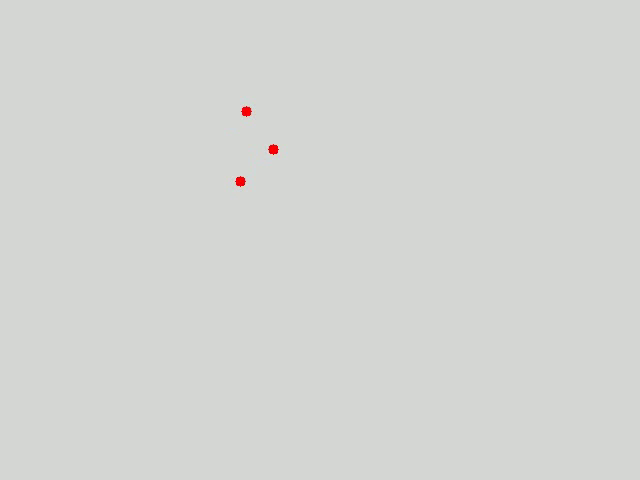
#> input picture frame 120 of Generador de videos/simulacion_leds_120fps.mp4, 640 x 480 px, given in place of video_real.mp4, which was not available
$ python Detector_v1.5.py
#> lines starting #> are read from the running program, lines starting #| are printed output that depends on the picture; after the words box and inside, x2 and y2 are one past the last pixel; in counts of white or black regions, pixels touching at a corner belong together
#> in main, frame is the input picture: shape (480, 640, 3); mean B, G, R 210.8, 213.8, 212
#!/usr/bin/env python3
"""
LED Triangle Tracker v3
=======================
Basado en el código original que YA FUNCIONABA.
Mejoras incrementales sin romper la detección base.
"""

import cv2
import numpy as np
import math

# ==========================================================
# CONFIG (mismos valores que funcionaban)
# ==========================================================
VIDEO_PATH = "../Generador de videos/video_real.mp4"
GAMMA = 1.3
MAX_ASSIGN_DIST = 300

# HSV original que funcionaba
HSV_LOWER = np.array([115, 40, 40])
HSV_UPPER = np.array([180, 255, 255])

# Geometría del triángulo (se calibra automáticamente)
GEOMETRY_TOLERANCE = 0.30  # 30% tolerancia en proporciones de lados


# ==========================================================
# UTILIDADES (igual que original)
# ==========================================================
def apply_gamma(frame, gamma):
#> called with gamma = 1.3
    invG = 1.0 / gamma
    table = np.array([(i/255.0)**invG * 255 for i in np.arange(256)]).astype("uint8")
    return cv2.LUT(frame, table)


def circular_score(cnt):
    area = cv2.contourArea(cnt)
    if area < 5:
        return -1
    (_, _), r = cv2.minEnclosingCircle(cnt)
    return area / (math.pi * r * r)


# ==========================================================
# KALMAN (igual que original)
# ==========================================================
def create_kalman():
    k = cv2.KalmanFilter(4, 2)
    k.measurementMatrix = np.eye(2, 4, dtype=np.float32)
    k.transitionMatrix = np.array([
        [1, 0, 1, 0],
        [0, 1, 0, 1],
        [0, 0, 1, 0],
        [0, 0, 0, 1]
    ], dtype=np.float32)
    k.processNoiseCov = np.eye(4, dtype=np.float32) * 0.05
    k.measurementNoiseCov = np.eye(2, dtype=np.float32) * 0.2
    k.errorCovPost = np.eye(4, dtype=np.float32)
    return k


kalman_filters = [create_kalman(), create_kalman(), create_kalman()]
measurements = [np.zeros((2, 1), dtype=np.float32) for _ in range(3)]
last_valid = [None, None, None]


# ==========================================================
# MODELO GEOMÉTRICO DEL TRIÁNGULO
# ==========================================================
class TriangleGeometry:
    """
    Aprende y usa la geometría del triángulo para:
    1. Validar que 3 puntos formen EL triángulo correcto
    2. Inferir un vértice faltante cuando solo hay 2 detectados
    """

    def __init__(self):
        self.calibrated = False
        # Ratios de los lados (ordenados de menor a mayor)
        self.side_ratios = None
        # Historial para calibración robusta
        self.ratio_history = []
        self.calibration_frames = 20

    # [89 lines left out: functions _get_side_ratios, calibrate, validate_triangle, infer_third_vertex, not called in this run]


geometry = TriangleGeometry()


# ==========================================================
# DETECCIÓN (igual que original, funciona bien)
# ==========================================================
def detectar_leds(frame):
    frame_gamma = apply_gamma(frame, GAMMA)
    blur = cv2.GaussianBlur(frame_gamma, (7, 7), 0)
    hsv = cv2.cvtColor(blur, cv2.COLOR_BGR2HSV)
#> hsv: shape (480, 640, 3); mean H, S, V 45.1, 2.2, 222

    mask = cv2.inRange(hsv, HSV_LOWER, HSV_UPPER)
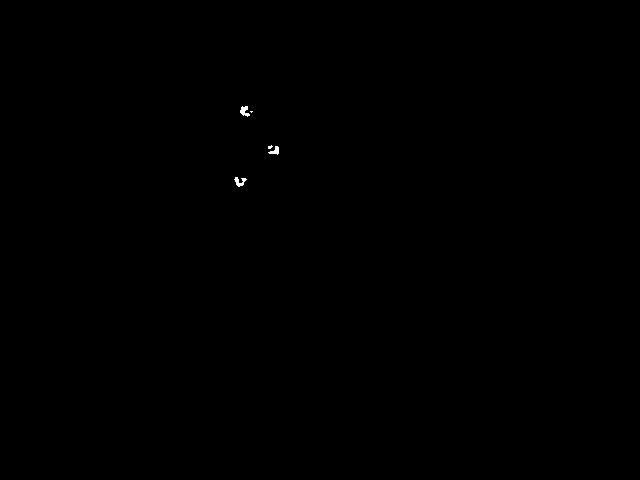
#> mask: shape (480, 640); 0.06% white; 5 white regions (2 under 20 px)
    cnts, _ = cv2.findContours(mask, cv2.RETR_EXTERNAL, cv2.CHAIN_APPROX_SIMPLE)
#> cnts = 5 contours, 2 with area under 20; largest, box (x1, y1, x2, y2) and area: (240, 106, 250, 117) 46, (234, 177, 247, 187) 44, (268, 146, 279, 155) 36

    pts = []
    for c in cnts:
        if circular_score(c) < 0.18:
            continue
        M = cv2.moments(c)
        if M["m00"] == 0:
            continue
        cx = int(M["m10"] / M["m00"])
        cy = int(M["m01"] / M["m00"])
        pts.append((cx, cy))
#> this loop made 5 passes
#> (area in circular_score, r in circular_score, cx, cy) on passes 1, 2, 5: (43.5, 6.12, 239, 181), (35.5, 5.62, 274, 150), (46.5, 5.7, 243, 110)
#> after the loop, pts = [(239, 181), (274, 150), (269, 146), (243, 110)]

    return pts, mask


# ==========================================================
# ASIGNACIÓN (igual que original)
# ==========================================================
def asignar_puntos(preds, detecciones):
    asignados = [None, None, None]
    usados = set()

    for led_id in range(3):
        px, py = preds[led_id]
        mejor_d = 99999
        mejor_i = None

        for i, (x, y) in enumerate(detecciones):
            if i in usados:
                continue
            d = math.dist((px, py), (x, y))
            if d < mejor_d and d < MAX_ASSIGN_DIST:
                mejor_d = d
                mejor_i = i

        if mejor_i is not None:
            usados.add(mejor_i)
            asignados[led_id] = detecciones[mejor_i]

    return asignados


# ==========================================================
# MAIN
# ==========================================================
def main():
    global last_valid

    cap = cv2.VideoCapture(VIDEO_PATH if VIDEO_PATH != "" else 0)

    frame_count = 0
    stats = {'detected': 0, 'predicted': 0, 'geometric': 0}

    while True:
        ret, frame = cap.read()
        if not ret:
            cap.set(cv2.CAP_PROP_POS_FRAMES, 0)
            continue

        frame_count += 1
        detecciones, mask = detectar_leds(frame)
#> detecciones = [(239, 181), (274, 150), (269, 146), (243, 110)]

        # PREDICCIÓN de los 3 LEDs
        preds = []
        for kf in kalman_filters:
            p = kf.predict()
            preds.append((int(p[0]), int(p[1])))

        # ASIGNACIÓN
        asignados = asignar_puntos(preds, detecciones)
#> after the loop in asignar_puntos, `for led_id in range(3):`: asignados = 3 items; usados = 2 items
#> asignados = 3 items

        # Contar cuántos se detectaron
        n_detectados = sum(1 for a in asignados if a is not None)
#> n_detectados = 2

        # Estados para visualización
        estados = ['PRED', 'PRED', 'PRED']  # Por defecto predicción

        # CORREGIR Kalman con detecciones
        for i in range(3):
            if asignados[i] is not None:
                x, y = asignados[i]
                measurements[i][0][0] = x
                measurements[i][1][0] = y
                kalman_filters[i].correct(measurements[i])
                last_valid[i] = (x, y)
                estados[i] = 'DET'
                stats['detected'] += 1
            else:
                # Usar predicción
                last_valid[i] = preds[i]
                stats['predicted'] += 1
#> this loop made 3 passes
#> after the loop, estados = ['DET', 'DET', 'PRED']; last_valid = [(243, 110), (239, 181), (0, 0)]; measurements = [[243, 110], [239, 181], [0, 0]]; stats = {'detected': 2, 'predicted': 1, 'geometric': 0}

        # =====================================================
        # MEJORA GEOMÉTRICA: inferir LED faltante
        # =====================================================
        if n_detectados == 2 and geometry.calibrated:
            # Encontrar cuál falta y cuáles están
            detected_ids = [i for i in range(3) if asignados[i] is not None]
            missing_id = [i for i in range(3) if asignados[i] is None][0]

            p0 = last_valid[detected_ids[0]]
            p1 = last_valid[detected_ids[1]]
            last_missing = preds[missing_id]  # La predicción Kalman

            # Inferir posición geométrica
            inferred = geometry.infer_third_vertex(p0, p1, last_missing)

            if inferred is not None:
                # Validar que el triángulo resultante sea coherente
                test_triangle = [None, None, None]
                test_triangle[detected_ids[0]] = p0
                test_triangle[detected_ids[1]] = p1
                test_triangle[missing_id] = inferred

                is_valid, conf = geometry.validate_triangle(test_triangle)

                if is_valid and conf > 0.3:
                    last_valid[missing_id] = (int(inferred[0]), int(inferred[1]))
                    estados[missing_id] = 'GEO'
                    stats['geometric'] += 1

        # Calibrar geometría cuando tenemos 3 detecciones buenas
        if n_detectados == 3:
            geometry.calibrate([last_valid[0], last_valid[1], last_valid[2]])

        # =======================================================
        # DIBUJAR
        # =======================================================
        out = frame.copy()

        # Colores según estado
        colores = {
            'DET': (0, 255, 0),    # Verde - detectado
            'PRED': (0, 255, 255), # Amarillo - predicción Kalman
            'GEO': (0, 165, 255),  # Naranja - inferido geométricamente
        }

        for i in range(3):
            if last_valid[i] is None:
                continue
            x, y = last_valid[i]
            color = colores[estados[i]]

            if estados[i] == 'DET':
                cv2.circle(out, (x, y), 7, color, -1)
            else:
                cv2.circle(out, (x, y), 9, color, 2)

            # Etiqueta
            cv2.putText(out, f"LED{i} ({estados[i]})", (x + 10, y - 5),
                        cv2.FONT_HERSHEY_SIMPLEX, 0.4, color, 1)
#> this loop made 3 passes
#> (x, y, color) on passes 1 to 3: (243, 110, (0, 255, 0)), (239, 181, (0, 255, 0)), (0, 0, (0, 255, 255))
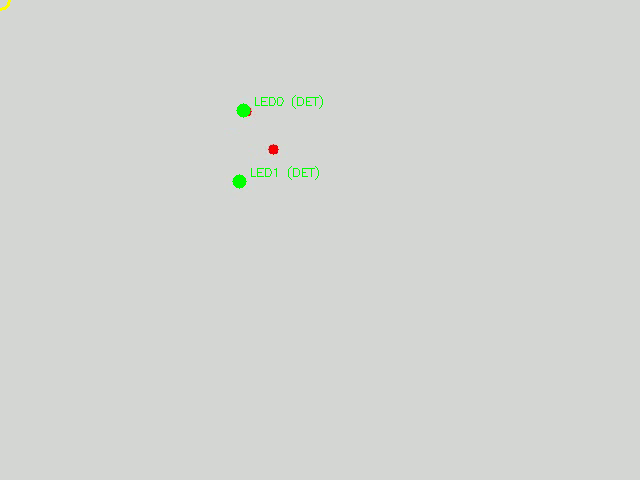
#> out: shape (480, 640, 3); 0.22% of pixels changed, all inside (x1, y1, x2, y2) = (0, 0, 323, 189)

        # Triángulo
        if all(v is not None for v in last_valid):
            cv2.line(out, last_valid[0], last_valid[1], (100, 100, 100), 1)
#> out: shape (480, 640, 3); 0.02% of pixels changed, all inside (x1, y1, x2, y2) = (239, 110, 244, 182)
            cv2.line(out, last_valid[1], last_valid[2], (100, 100, 100), 1)
            cv2.line(out, last_valid[2], last_valid[0], (100, 100, 100), 1)

        # Info
        calib_text = "CALIBRADO" if geometry.calibrated else "CALIBRANDO..."
        cv2.putText(out, f"Geometria: {calib_text}", (20, 30),
                    cv2.FONT_HERSHEY_SIMPLEX, 0.6, (0, 255, 0) if geometry.calibrated else (0, 165, 255), 2)
        cv2.putText(out, f"Frame: {frame_count} | Detectados: {n_detectados}/3", (20, 55),
                    cv2.FONT_HERSHEY_SIMPLEX, 0.5, (200, 200, 200), 1)
#> out: shape (480, 640, 3); mean B, G, R 209.1, 213.5, 211.6

        # Leyenda
        cv2.circle(out, (20, 80), 6, colores['DET'], -1)
#> out: shape (480, 640, 3); mean B, G, R 209, 213.5, 211.6
        cv2.putText(out, "Detectado", (35, 84), cv2.FONT_HERSHEY_SIMPLEX, 0.4, colores['DET'], 1)
        cv2.circle(out, (120, 80), 6, colores['PRED'], -1)
#> out: shape (480, 640, 3); mean B, G, R 208.8, 213.6, 211.5
        cv2.putText(out, "Predicho", (135, 84), cv2.FONT_HERSHEY_SIMPLEX, 0.4, colores['PRED'], 1)
        cv2.circle(out, (220, 80), 6, colores['GEO'], -1)
#> out: shape (480, 640, 3); mean B, G, R 208.7, 213.6, 211.5
        cv2.putText(out, "Geometrico", (235, 84), cv2.FONT_HERSHEY_SIMPLEX, 0.4, colores['GEO'], 1)
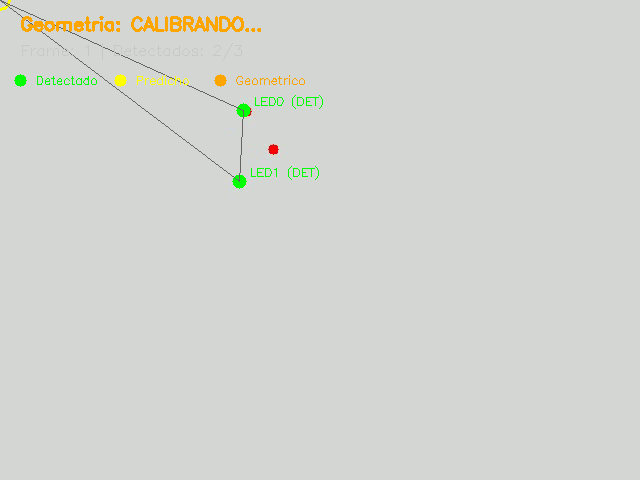
#> out: shape (480, 640, 3); mean B, G, R 208.5, 213.6, 211.5

        cv2.imshow("Original", frame)
        cv2.imshow("Mascara HSV", mask)
        cv2.imshow("Tracking", out)

        key = cv2.waitKey(1) & 0xFF
#> (key q is pressed here)
        if key == ord('q'):
            break
        elif key == ord('r'):
            # Reset
            geometry.__init__()
            for i in range(3):
                kalman_filters[i] = create_kalman()
                last_valid[i] = None
            print("Reset!")
        elif key == ord('s'):
            total = sum(stats.values())
            if total > 0:
                print(f"\nEstadísticas ({frame_count} frames):")
                for k, v in stats.items():
                    print(f"  {k}: {v} ({100*v/total:.1f}%)")

    cap.release()
    cv2.destroyAllWindows()


if __name__ == "__main__":
    main()

$ run again, starting later in the video
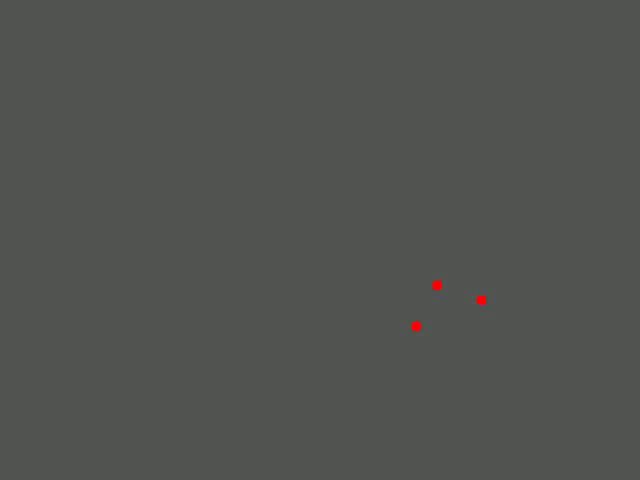
#> input picture frame 540 of Generador de videos/simulacion_leds_120fps.mp4, 640 x 480 px, given in place of video_real.mp4, which was not available
#> in main, frame is the input picture: shape (480, 640, 3); mean B, G, R 79.9, 82.9, 81.1
#> in apply_gamma, `return cv2.LUT(frame, table)`:
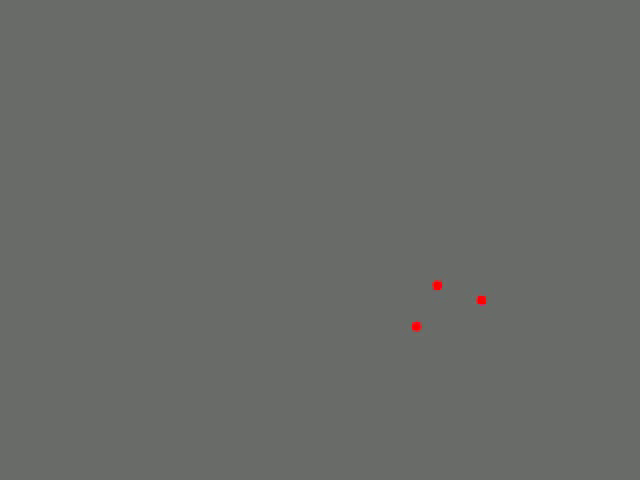
#> returned value: shape (480, 640, 3); mean of channels 0, 1, 2 103.9, 106.9, 105.1; drawn as B, G, R
#> hsv: shape (480, 640, 3); mean H, S, V 50, 7.3, 107.1
#> mask: shape (480, 640); 0.05% white; 6 white regions (3 under 20 px)
#> cnts = 6 contours, 4 with area under 20; largest, box (x1, y1, x2, y2) and area: (411, 321, 422, 330) 42, (477, 301, 487, 307) 28
#> the loop in detectar_leds, `for c in cnts:` made 6 passes
#> (area in circular_score, r in circular_score, cx, cy) on passes 2 to 3: (42.5, 6.1, 416, 324), (27.5, 4.92, 481, 304)
#> after the loop in detectar_leds, `for c in cnts:`: pts = [(416, 324), (481, 304), (480, 296), (440, 285)]
#> after the loop in asignar_puntos, `for led_id in range(3):`: asignados = 3 items; usados = 0 items
#> in main, `asignados = asignar_puntos(preds, detecciones)`: asignados = 3 items
#> n_detectados = 0
#> after the loop in main, `for i in range(3):`: estados = ['PRED', 'PRED', 'PRED']; last_valid = [(0, 0), (0, 0), (0, 0)]; measurements = [[0, 0], [0, 0], [0, 0]]; stats = {'detected': 0, 'predicted': 3, 'geometric': 0}
#> in main, `cv2.putText(out, "Geometrico", (235, 84), cv2.FONT_HERSHEY_SIMPLEX, 0...`:
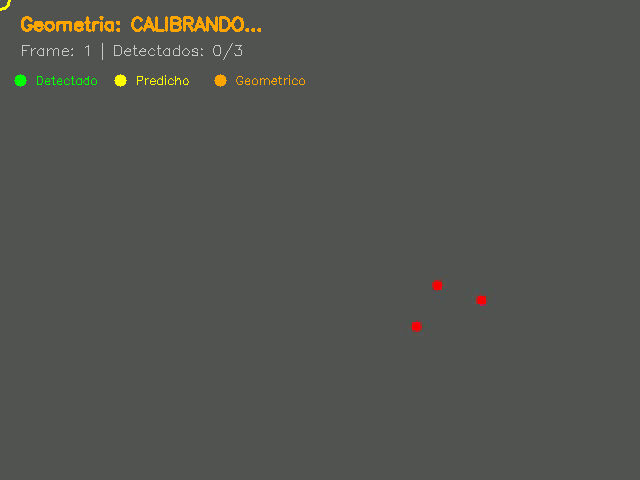
#> out: shape (480, 640, 3); mean B, G, R 79.4, 84, 82.5

$ run again, starting later in the video
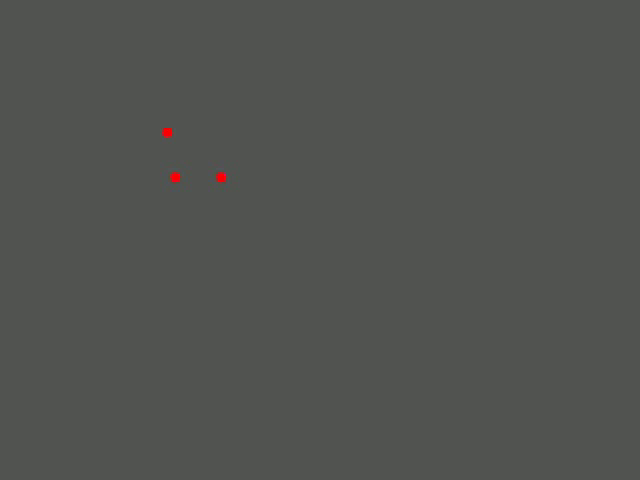
#> input picture frame 960 of Generador de videos/simulacion_leds_120fps.mp4, 640 x 480 px, given in place of video_real.mp4, which was not available
#> in main, frame is the input picture: shape (480, 640, 3); mean B, G, R 79.9, 82.9, 81.1
#> in apply_gamma, `return cv2.LUT(frame, table)`:
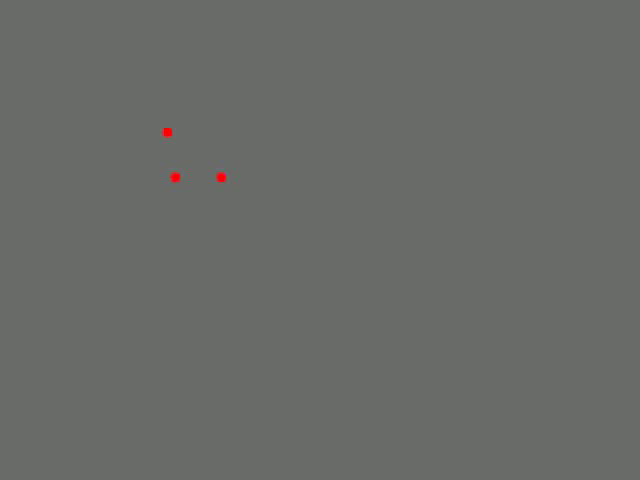
#> returned value: shape (480, 640, 3); mean of channels 0, 1, 2 103.9, 106.9, 105.1; drawn as B, G, R
#> hsv: shape (480, 640, 3); mean H, S, V 50, 7.3, 107.1
#> mask: shape (480, 640); 0.06% white; 3 white regions
#> cnts = 3 contours; box (x1, y1, x2, y2) and area: (217, 171, 228, 182) 72, (171, 173, 180, 183) 46, (162, 132, 173, 137) 23
#> the loop in detectar_leds, `for c in cnts:` made 3 passes
#> (area in circular_score, r in circular_score, cx, cy) on passes 1 to 3: (46, 5.41, 174, 177), (72.5, 5.76, 221, 176), (23, 5.1, 165, 134)
#> after the loop in detectar_leds, `for c in cnts:`: pts = [(174, 177), (221, 176), (165, 134)]
#> after the loop in asignar_puntos, `for led_id in range(3):`: asignados = [(165, 134), (174, 177), (221, 176)]; usados = 3 items
#> in main, `asignados = asignar_puntos(preds, detecciones)`: asignados = [(165, 134), (174, 177), (221, 176)]
#> n_detectados = 3
#> the loop in main, `for i in range(3):` made 3 passes
#> after the loop in main, `for i in range(3):`: estados = ['DET', 'DET', 'DET']; last_valid = [(165, 134), (174, 177), (221, 176)]; measurements = [[165, 134], [174, 177], [221, 176]]; stats = {'detected': 3, 'predicted': 0, 'geometric': 0}
#> the loop in main, `for i in range(3):` made 3 passes
#> in main, `cv2.putText(out, "Geometrico", (235, 84), cv2.FONT_HERSHEY_SIMPLEX, 0...`:
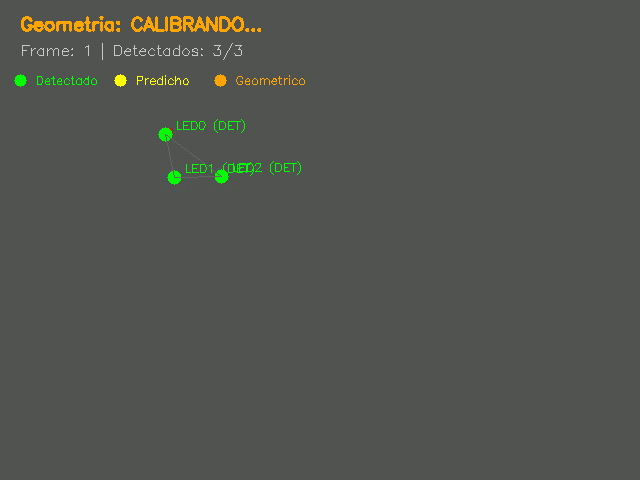
#> out: shape (480, 640, 3); mean B, G, R 79.3, 84.5, 82.2
